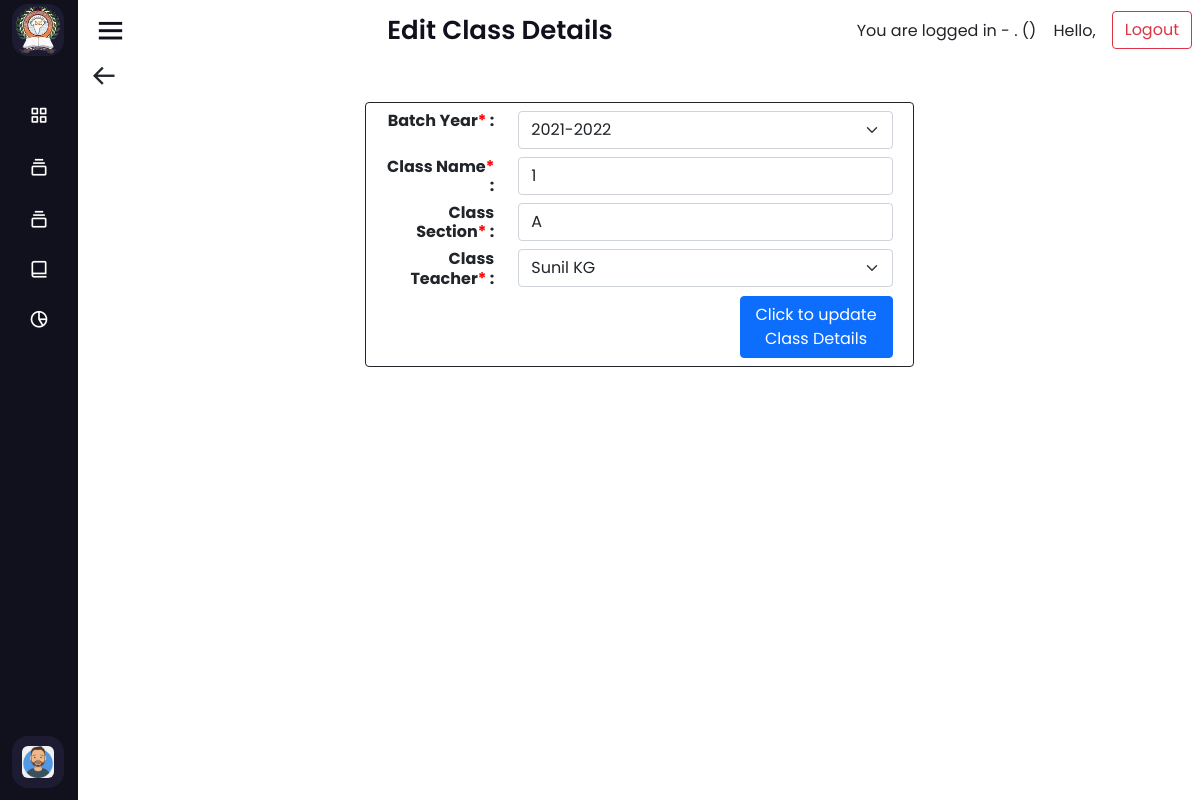
Page /edit-class-details/22 (signed in) on the committed database.
### home/models.py (models this page shows, shortened)
class Class_list(models.Model):
    id = models.AutoField(primary_key=True)
    session_year = models.ForeignKey("home.Session_year",on_delete=models.CASCADE)
    class_name = models.CharField(max_length=255)
    class_section = models.CharField(max_length=255)
    class_teacher = models.ForeignKey("accounts.Teacher", on_delete=models.CASCADE)
    created_at = models.DateTimeField(auto_now=True)
    updated_at = models.DateTimeField(auto_now_add=True)
    class Meta:
        unique_together = (['session_year','class_name','class_section','class_teacher'])

### home/views.py (the view)
# urls.py: path('edit-class-details/<int:pk>', views.UpdateClassDetails.as_view(), name="edit-class-details"),
class UpdateClassDetails(UpdateView):
    model = Class_list
    template_name = 'editingPages/editClass.html'
    form_class = UpdateClassForm
    success_url = reverse_lazy('classes')
    context_object_name = 'subjectObj'
    def get_object(self, queryset=None):
        subjectObj = Class_list.objects.get(id=self.kwargs['pk'])
        return subjectObj

### home/forms.py
class UpdateClassForm(forms.ModelForm):
    class Meta:
        model = Class_list
        fields = '__all__'
        widgets = {
            'session_year' : forms.Select(attrs={'class':'form-select'}),
            'class_name' : forms.TextInput(attrs={'class':'form-control'}),
            'class_section' : forms.TextInput(attrs={'class':'form-control'}),
            'class_teacher' : forms.Select(attrs={'class':'form-select'}),
        }

### accounts/models.py (called while the page is built)
    def __str__(self):
        return self.full_name

### home/models.py (called while the page is built)
    def __str__(self):
        return self.sessionYear

### templates/editingPages/editClass.html (shortened to what this page needs)
{% extends 'home/dashboard.html' %}
{% load static %}
{% load bootstrap %}
{% block pageHeader %}
Edit Class Details
{% endblock %}
{% block dashboard %}
<div class="container">
    <a href="{{request.META.HTTP_REFERER|escape}}" class='h3 bx bx-arrow-back text-decoration-none text-dark'></a>
    <div class="container">
        <div class="row justify-content-center">
            <div class="col-6 border border-dark rounded">
                <form method="POST" class="m-2">
                    <div class="row h6 justify-content-center">
                        <div class="col-3 text-end">
                            <b>Batch Year<span style="color: red;">* </span>:</b>
                        </div>
                        <div class="col">
                            {{form.session_year}}
                        </div>
                    </div>
                    <div class="row h6 justify-content-center">
                        <div class="col-3 text-end">
                            <b>Class Name<span style="color: red;">* </span>:</b>
                        </div>
                        <div class="col">
                            {{form.class_name}}
                        </div>
                    </div>
                    <div class="row h6 justify-content-center">
                        <div class="col-3 text-end">
                            <b>Class Section<span style="color: red;">* </span>:</b>
                        </div>
                        <div class="col">
                            {{form.class_section}}
                        </div>
                    </div>
                    <div class="row h6 justify-content-center">
                        <div class="col-3 text-end">
                            <b>Class Teacher<span style="color: red;">* </span>:</b>
                        </div>
                        <div class="col">
                            {{form.class_teacher}}
                        </div>
                    </div>
                    <div class="row justify-content-end">
                        <div class="col-4">
                            <button type="submit" class="btn btn-primary">Click to update Class Details</button>
                        </div>
                    </div>
                </form>
            </div>
        </div>
    </div>
</div>
{% endblock %}

### static/dashboard/css.css (style rules this page uses)
* { margin: 0; padding: 0; box-sizing: border-box; font-family: 'Poppins', sans-serif; }

### rows in the picture
Class_list: session_year "2021-2022", class_name "1", class_section "A", class_teacher "Sunil KG"
